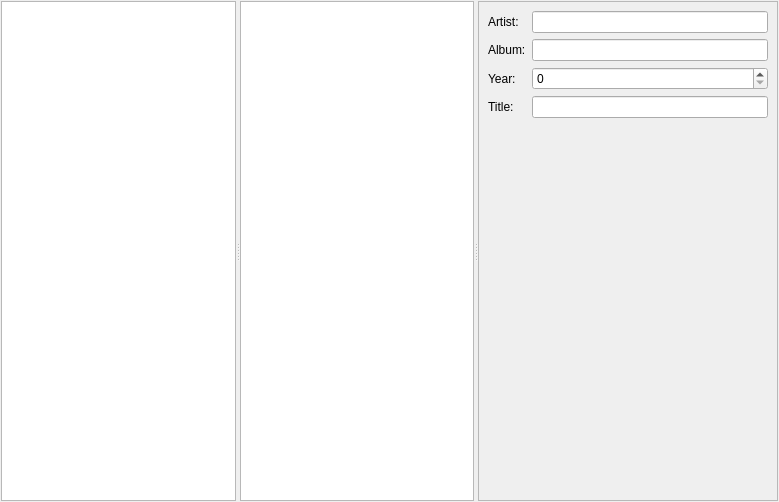
<?xml version="1.0" encoding="UTF-8"?>
<ui version="4.0">
 <class>GraffitiTab</class>
 <widget class="QWidget" name="GraffitiTab">
  <property name="geometry">
   <rect>
    <x>0</x>
    <y>0</y>
    <width>779</width>
    <height>502</height>
   </rect>
  </property>
  <layout class="QVBoxLayout" name="verticalLayout">
   <property name="margin">
    <number>1</number>
   </property>
   <item>
    <widget class="QSplitter" name="splitter">
     <property name="orientation">
      <enum>Qt::Horizontal</enum>
     </property>
     <widget class="QTreeView" name="DirectoryTree_"/>
     <widget class="QTreeView" name="FilesList_"/>
     <widget class="QFrame" name="frame">
      <property name="minimumSize">
       <size>
        <width>300</width>
        <height>0</height>
       </size>
      </property>
      <property name="frameShape">
       <enum>QFrame::StyledPanel</enum>
      </property>
      <property name="frameShadow">
       <enum>QFrame::Raised</enum>
      </property>
      <layout class="QFormLayout" name="formLayout">
       <item row="0" column="0">
        <widget class="QLabel" name="label">
         <property name="text">
          <string>Artist:</string>
         </property>
        </widget>
       </item>
       <item row="0" column="1">
        <widget class="QLineEdit" name="Artist_"/>
       </item>
       <item row="1" column="1">
        <widget class="QLineEdit" name="Album_"/>
       </item>
       <item row="3" column="1">
        <widget class="QLineEdit" name="Title_"/>
       </item>
       <item row="1" column="0">
        <widget class="QLabel" name="label_2">
         <property name="text">
          <string>Album:</string>
         </property>
        </widget>
       </item>
       <item row="3" column="0">
        <widget class="QLabel" name="label_3">
         <property name="text">
          <string>Title:</string>
         </property>
        </widget>
       </item>
       <item row="2" column="0">
        <widget class="QLabel" name="label_4">
         <property name="text">
          <string>Year:</string>
         </property>
        </widget>
       </item>
       <item row="2" column="1">
        <widget class="QSpinBox" name="Year_"/>
       </item>
      </layout>
     </widget>
    </widget>
   </item>
  </layout>
 </widget>
 <resources/>
 <connections/>
</ui>
